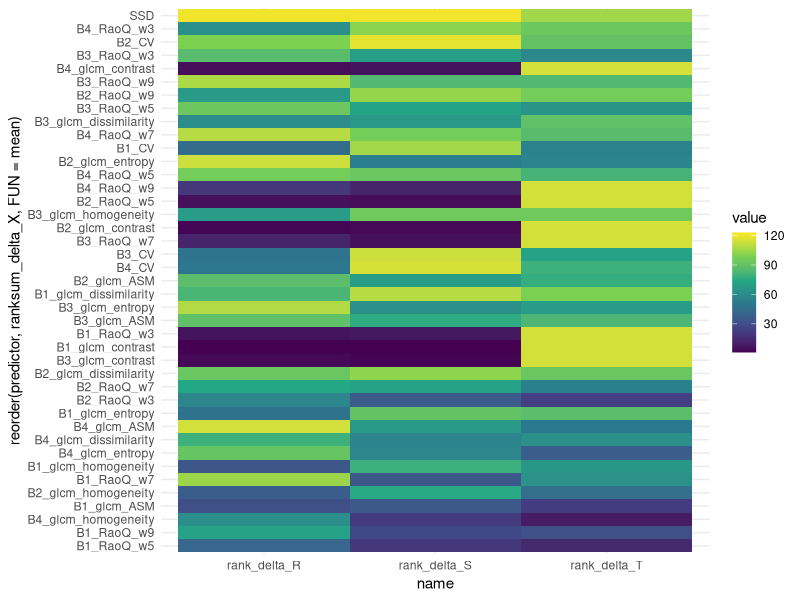
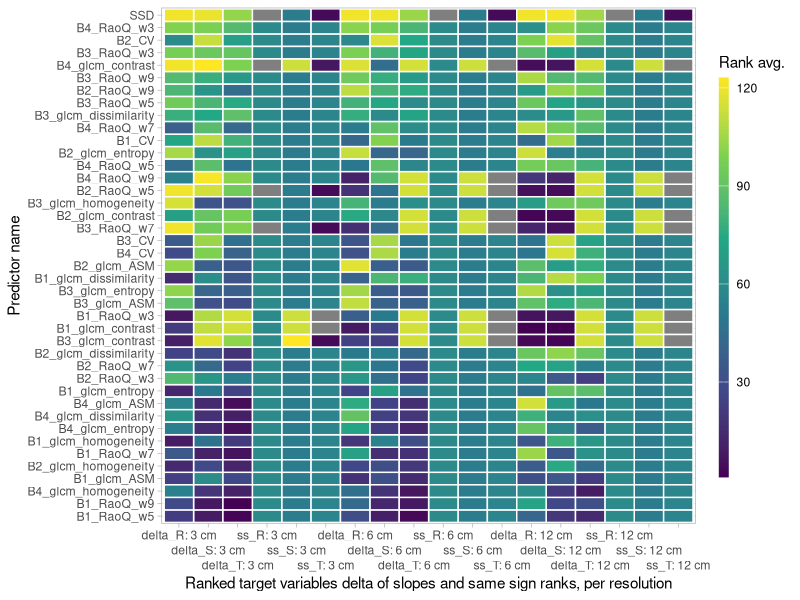
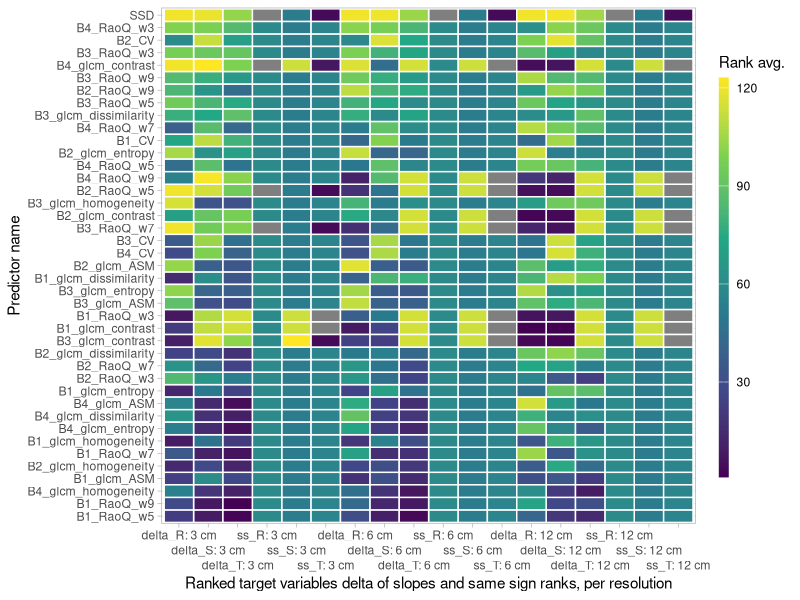

These figures' R source, in order: (Note: this script raises an error after producing the figures.)
library(dplyr)
library(tidyverse)
library(xtable)
library(ggplot2)
library(terra)
library(sf)
uas_slopes <- read.csv("./results/ACTUAL_RESULTS/UAS_slopes_FINAL.csv")

u <- uas_slopes %>%
  select(c(predictor, agg,
           starts_with("prop"), starts_with("mean"))) %>%
  group_by(predictor, agg) %>%
  summarise(
    across(
      where(is.numeric),
      ~ sum(.x, na.rm = TRUE)
    ),
    .groups = "drop"
  ) %>%
  mutate(
    across(starts_with("prop_"), ~ na_if(., 0))
  ) %>%
  # can I use case_when to replace same_sign == 0 with NA and do the same in the rank rows of the same predictors?
  mutate(
    rank_ss_S = rank(prop_same_sign_shannon,  ties.method = "average", na.last = "keep"),
    rank_ss_T = rank(prop_same_sign_turnover, ties.method = "average", na.last = "keep"),
    rank_ss_R = rank(prop_same_sign_richness, ties.method = "average", na.last = "keep")
  ) %>%
  mutate(ranksum_ss_X = rowSums(
    select(., starts_with("rank_ss")),
    na.rm = T)
  ) %>%
  mutate(
    rank_delta_S = rank(-abs(mean_diff_shannon), ties.method = "average"),
    rank_delta_T = rank(-abs(mean_diff_turnover), ties.method = "average"),
    rank_delta_R = rank(-abs(mean_diff_richness), ties.method = "average")
  ) %>%
  mutate(ranksum_delta_X = rowSums(
    select(., starts_with("rank_delta")),
    na.rm = T
  )) %>%
  mutate(ranksum = ranksum_delta_X + ranksum_ss_X)

u %>%
  select(prop_same_sign_shannon, rank_ss_S)
u %>%
  select(mean_diff_shannon, rank_delta_S)

#########
# visualise UAS slopes same sign
u_ss <- u %>%
  select(c(predictor, agg, ranksum_ss_X, starts_with("rank_ss"))) %>%
  pivot_longer(-c(predictor, agg, ranksum_ss_X))

p_ss <- ggplot(u_ss, aes(x = name, y = reorder(predictor, ranksum_ss_X, FUN = mean),
              fill = value)) +
  geom_tile() +
  scale_fill_viridis_c() +
  theme_minimal() +
  labs(title = "Ranked predictors for same sign estimation of species variables",
       subtitle = "on UAS data, ordered by sum of ranks")

# visualise UAS slopes mean diff
u_mean <- u %>%
  select(c(predictor, agg, ranksum_delta_X, starts_with("rank_delta"))) %>%
  pivot_longer(-c(predictor, agg, ranksum_delta_X))

ggplot(u_mean, aes(x = name, y = reorder(predictor, ranksum_delta_X, FUN = mean),
                 fill = value)) +
  geom_tile() +
  scale_fill_viridis_c() +
  theme_minimal()

# both in one?
u_both <- u %>%
  select(c(predictor, agg, starts_with("rank"))) %>%
  select(-c(ranksum_ss_X, ranksum)) %>%
  pivot_longer(-c(predictor, agg, ranksum_delta_X)) %>%
  # rename some stuff
  mutate(res = factor(
    case_when(
    agg == "agg1" ~ "3 cm",
    agg == "agg2" ~ "6 cm",
    agg == "agg4" ~ "12 cm"
              ), levels = c("3 cm", "6 cm", "12 cm")),
  name = str_remove(name, "^rank_"))

both <- ggplot(u_both, aes(x = interaction(name, res, sep = ": "),
                           y = reorder(predictor, ranksum_delta_X, FUN = mean),
                           fill = value)) +
  geom_tile(color = "white", lwd = .5) +
  scale_fill_viridis_c(name = "Rank avg.") +
  theme_light() +
  ylab("Predictor name") +
  xlab("Ranked target variables delta of slopes and same sign ranks, per resolution") +
  guides(fill = guide_colourbar(barwidth = 0.5, barheight = 20)) +
  scale_x_discrete(guide = guide_axis(n.dodge=3))
both
ggsave(filename = "./images/5_Results_UAS_sameSign_meanDiff_ranks.png", plot = both,
       width = 3000, height = 2000, units = "px", dpi = 300)
write.csv(u , "./result_tables/Fig_5_2_data.csv", row.names = F)
